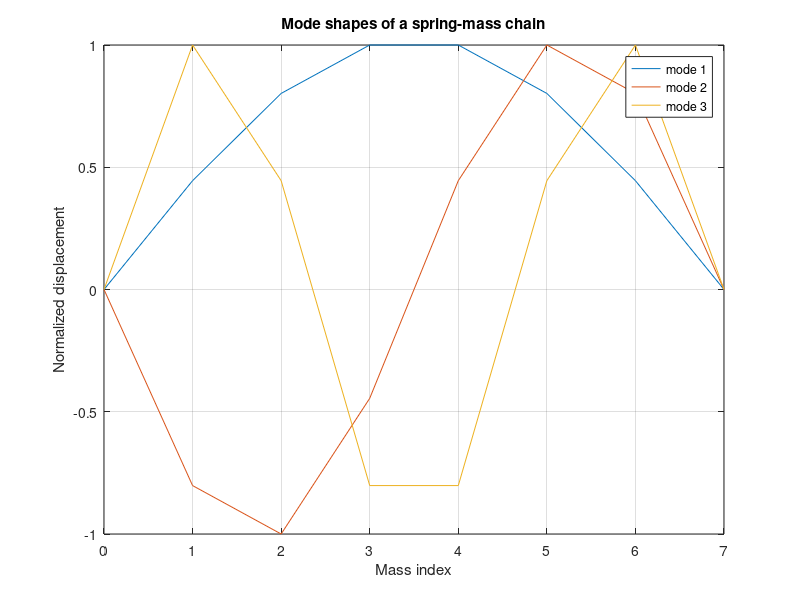

This chart was generated by the following MATLAB code:
% Natural frequencies of n equal masses joined by equal springs, against the closed form
n = 6;  k = 1000;  m = 2;                        % N/m and kg
K = k * toeplitz([2 -1 zeros(1, n - 2)]);        % fixed at both ends

[V, D] = eig(K / m);
[w2, order] = sort(diag(D));
V = V(:, order);
f = sqrt(w2) / (2*pi);
exact = sqrt(k/m) / pi * sin((1:n)' * pi / (2*(n + 1)));

fprintf('Lowest three modes: %.2f, %.2f, %.2f Hz\n', f(1), f(2), f(3));
fprintf('Largest difference from the closed form: %.1e Hz\n', max(abs(f - exact)));

x = 0:n+1;
plot(x, [0; V(:, 1); 0] / max(abs(V(:, 1))));
hold on;
plot(x, [0; V(:, 2); 0] / max(abs(V(:, 2))));
plot(x, [0; V(:, 3); 0] / max(abs(V(:, 3))));
legend('mode 1', 'mode 2', 'mode 3');
title('Mode shapes of a spring-mass chain');
xlabel('Mass index');
ylabel('Normalized displacement');
grid on;
